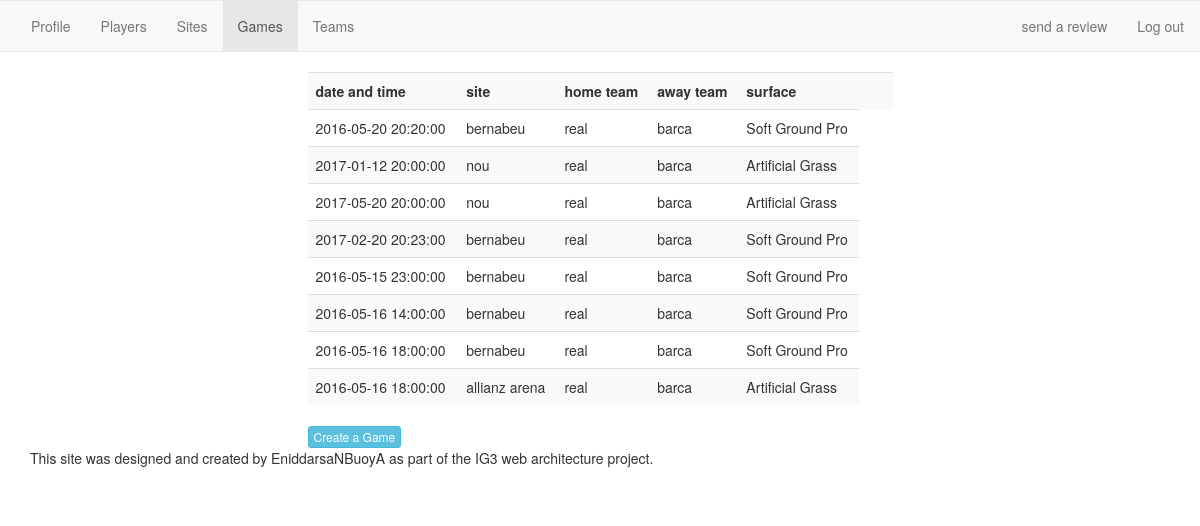
The app's page /controller/gamelist.php (signed in) with its own data.
### tables this page shows
CREATE TABLE IF NOT EXISTS `game` (
  `gameId` int(11) NOT NULL AUTO_INCREMENT,
  `homeTeam` int(11) DEFAULT NULL,
  `awayTeam` int(11) DEFAULT NULL,
  `siteName` varchar(25) DEFAULT NULL,
  `gameTime` time DEFAULT NULL,
  `gameDate` date DEFAULT NULL,
  `gameDateTime` datetime DEFAULT NULL,
  PRIMARY KEY (`gameId`)
);

CREATE TABLE IF NOT EXISTS `team` (
  `teamId` int(11) NOT NULL AUTO_INCREMENT,
  `teamName` varchar(25) NOT NULL,
  `teamCreationDate` date NOT NULL,
  PRIMARY KEY (`teamId`)
);

CREATE TABLE IF NOT EXISTS `site` (
  `siteName` varchar(25) NOT NULL,
  `siteAdrNumber` varchar(25) DEFAULT NULL,
  `siteAdrStreet` varchar(25) NOT NULL,
  `siteAdrPostCode` int(11) DEFAULT NULL,
  `siteAdrCity` varchar(25) NOT NULL,
  `surface` varchar(25) DEFAULT NULL,
  PRIMARY KEY (`siteName`),
  KEY `fk_site_surface` (`surface`)
);

### controller/gamelist.php (called while the page is built, shortened)
<?php
include('../model/get_games.php');
$games=get_games();
foreach($games as $row => $game)
{
	$games[$row]['gameDateTime'] = htmlspecialchars($game['gameDateTime']);
	$games[$row]['siteName'] = htmlspecialchars($game['siteName']);
	$games[$row]['surface'] = htmlspecialchars($game['surface']);
	$games[$row]['home'] = htmlspecialchars($game['home']);
	$games[$row]['away'] = htmlspecialchars($game['away']);
}
include_once('../view/gamelist.php');
?>

### model/get_games.php (called while the page is built, shortened)
<?php
function get_games()
{
	global $bdd;
	$req = $bdd->prepare('SELECT game.gameId, game.gameDateTime, t1.teamName as away, t2.teamName as home, game.siteName , site.surface from game, team t1, team t2,site where game.awayTeam=t2.teamId AND game.homeTeam=t1.teamId and site.siteName=game.siteName');
	$req->execute();
	$games = $req->fetchAll();
	return $games;
}

### view/gamelist.php (the view, shortened to what this page needs)
 <!DOCTYPE html>
 <html>
 <head>
  <link rel="stylesheet" href="https://maxcdn.bootstrapcdn.com/bootstrap/3.3.6/css/bootstrap.min.css">
  <link rel="stylesheet" href="https://cdnjs.cloudflare.com/ajax/libs/bootstrap3-dialog/1.35.1/css/bootstrap-dialog.min.css">
</head>
  <div class="row">
    <nav class="navbar navbar-default">
      <div class="container-fluid">
        <div class="navbar-header">
          <a class="navbar-brand active" href="profile.php"></a>
        </div>
        <div class="collapse navbar-collapse" id="bs-example-navbar-collapse-1">
          <ul class="nav navbar-nav">
            <li><a  href="profile.php"> Profile</a></li>
            <li><a href="playerlist.php"> Players</a></li>
            <li ><a href="sitelist.php"> Sites </a></li>
            <li   class="active"><a href="gamelist.php"> Games </a></li>
            <li><a href="teamlist.php"> Teams </a></li>
          </ul>
          <ul class="nav navbar-nav navbar-right">
          <li><a href="review.php">send a review</a></li>
            <li><a href="disconnect.php">Log out</a></li>
          </ul>
    </div>
  </div>
</nav>
</div>
<body>
 <div class="row">
  <div class="col-xs-3">
  </div>
  <div class="col-xs-6">
    <table class="table table-striped">
      <tr> <th>date and time</th> <th>site</th> <th>home team</th><th>away team</th> <th>surface</th> <th></th><th></th></tr>
      <?php foreach ($games as $game) {?>
      <tr>
        <td><?php echo $game['gameDateTime'];?></td>
        <td><?php echo $game['siteName'];?></td>
        <td><?php echo $game['home'];?></td>
        <td><?php echo $game['away'];?></td>
        <td><?php echo $game['surface'];?></td>
    </tr>
    <?php } ?>
  </table>
  <td><button type="button" class="btn btn-info btn-xs " data-toggle="modal" data-target="#addGameFromGamesModal">Create a Game</button></td>
</div>
</div>
<?php include("footer.php"); ?>
</body>
</html>

### records on screen
game: gameDateTime "2016-05-20 20:20:00", siteName "bernabeu", team.teamName "real", team.teamName "barca", site.surface "Soft Ground Pro"
game: gameDateTime "2017-01-12 20:00:00", siteName "nou", team.teamName "real", team.teamName "barca", site.surface "Artificial Grass"
game: gameDateTime "2017-05-20 20:00:00", siteName "nou", team.teamName "real", team.teamName "barca", site.surface "Artificial Grass"
game: gameDateTime "2017-02-20 20:23:00", siteName "bernabeu", team.teamName "real", team.teamName "barca", site.surface "Soft Ground Pro"
game: gameDateTime "2016-05-15 23:00:00", siteName "bernabeu", team.teamName "real", team.teamName "barca", site.surface "Soft Ground Pro"
game: gameDateTime "2016-05-16 14:00:00", siteName "bernabeu", team.teamName "real", team.teamName "barca", site.surface "Soft Ground Pro"
game: gameDateTime "2016-05-16 18:00:00", siteName "bernabeu", team.teamName "real", team.teamName "barca", site.surface "Soft Ground Pro"
game: gameDateTime "2016-05-16 18:00:00", siteName "allianz arena", team.teamName "real", team.teamName "barca", site.surface "Artificial Grass"
